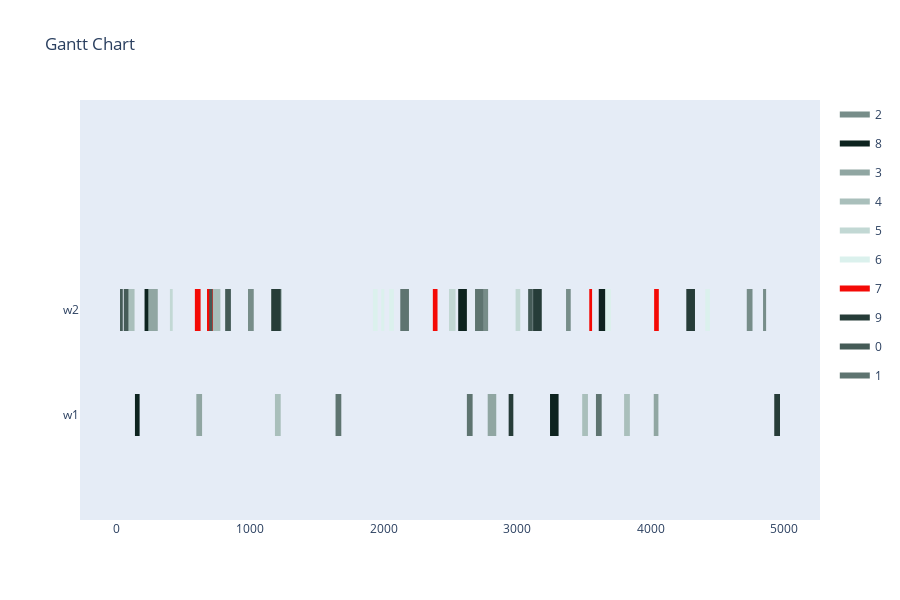

This figure's notebook cell:
### Markdown cell above
Makespan Evaluation

### Code cell
max_generations = 100
population_size = 10
offspring_amount = 20

optimizer = BaseGA(env)
optimizer.set_minimize()
optimizer.configure('makespan', 'twopointcrossover', 'roulettewheel', 'randomize')
last_time_slot = 5000
# set all delivery dates to last time slot
for order in orders:
    order[1] = last_time_slot
result, best_fitness_history, average_fitness_history, best_generation_history, feasible_gen = optimizer.optimize(orders, max_generations, earliest_time_slot, last_time_slot, population_size, offspring_amount, verbose=True)
workstation_assignments = reformat_result(result, orders, env)
visualize(workstation_assignments, best_fitness_history, average_fitness_history, best_generation_history, feasible_gen)

### Figure 1 — Plotly figure (JSON) as saved in the notebook; plotly's stock layout.template omitted (floating-point values rounded to 4 significant figures)
{"data": [{"fill": "toself", "fillcolor": "rgb(119, 141, 137)", "hoverinfo": "name", "legendgroup": "rgb(119, 141, 137)", "mode": "none", "name": "2", "type": "scatter", "x": [4721, 4764, 4764, 4721, 4721, 3367, 3402, 3402, 3367, 3367, 4843, 4866, 4866, 4843, 4843, 2748, 2783, 2783, 2748, 2748, 984, 1027, 1027, 984], "y": [0.8, 0.8, 1.2, 1.2, null, 0.8, 0.8, 1.2, 1.2, null, 0.8, 0.8, 1.2, 1.2, null, 0.8, 0.8, 1.2, 1.2, null, 0.8, 0.8, 1.2, 1.2]}, {"fill": "toself", "fillcolor": "rgb(13, 35, 31)", "hoverinfo": "name", "legendgroup": "rgb(13, 35, 31)", "mode": "none", "name": "8", "type": "scatter", "x": [209, 274, 274, 209, 209, 3612, 3683, 3683, 3612, 3612, 2559, 2624, 2624, 2559, 2559, 3247, 3311, 3311, 3247, 3247, 137, 172, 172, 137], "y": [0.8, 0.8, 1.2, 1.2, null, 0.8, 0.8, 1.2, 1.2, null, 0.8, 0.8, 1.2, 1.2, null, -0.2, -0.2, 0.2, 0.2, null, -0.2, -0.2, 0.2, 0.2]}, {"fill": "toself", "fillcolor": "rgb(144, 166, 162)", "hoverinfo": "name", "legendgroup": "rgb(144, 166, 162)", "mode": "none", "name": "3", "type": "scatter", "x": [237, 308, 308, 237, 237, 1171, 1236, 1236, 1171, 1171, 2780, 2844, 2844, 2780, 2780, 4024, 4059, 4059, 4024, 4024, 597, 640, 640, 597], "y": [0.8, 0.8, 1.2, 1.2, null, 0.8, 0.8, 1.2, 1.2, null, -0.2, -0.2, 0.2, 0.2, null, -0.2, -0.2, 0.2, 0.2, null, -0.2, -0.2, 0.2, 0.2]}, {"fill": "toself", "fillcolor": "rgb(169, 191, 187)", "hoverinfo": "name", "legendgroup": "rgb(169, 191, 187)", "mode": "none", "name": "4", "type": "scatter", "x": [712, 777, 777, 712, 712, 63, 134, 134, 63, 63, 3802, 3845, 3845, 3802, 3802, 3488, 3531, 3531, 3488, 3488, 1186, 1229, 1229, 1186], "y": [0.8, 0.8, 1.2, 1.2, null, 0.8, 0.8, 1.2, 1.2, null, -0.2, -0.2, 0.2, 0.2, null, -0.2, -0.2, 0.2, 0.2, null, -0.2, -0.2, 0.2, 0.2]}, {"fill": "toself", "fillcolor": "rgb(194, 216, 212)", "hoverinfo": "name", "legendgroup": "rgb(194, 216, 212)", "mode": "none", "name": "5", "type": "scatter", "x": [2151, 2172, 2172, 2151, 2151, 399, 420, 420, 399, 399, 2490, 2533, 2533, 2490, 2490, 2989, 3024, 3024, 2989, 2989, 2496, 2539, 2539, 2496], "y": [0.8, 0.8, 1.2, 1.2, null, 0.8, 0.8, 1.2, 1.2, null, 0.8, 0.8, 1.2, 1.2, null, 0.8, 0.8, 1.2, 1.2, null, 0.8, 0.8, 1.2, 1.2]}, {"fill": "toself", "fillcolor": "rgb(219, 241, 237)", "hoverinfo": "name", "legendgroup": "rgb(219, 241, 237)", "mode": "none", "name": "6", "type": "scatter", "x": [2042, 2077, 2077, 2042, 2042, 1920, 1955, 1955, 1920, 1920, 3660, 3703, 3703, 3660, 3660, 4410, 4445, 4445, 4410, 4410, 1982, 2005, 2005, 1982], "y": [0.8, 0.8, 1.2, 1.2, null, 0.8, 0.8, 1.2, 1.2, null, 0.8, 0.8, 1.2, 1.2, null, 0.8, 0.8, 1.2, 1.2, null, 0.8, 0.8, 1.2, 1.2]}, {"fill": "toself", "fillcolor": "rgb(244, 10, 6)", "hoverinfo": "name", "legendgroup": "rgb(244, 10, 6)", "mode": "none", "name": "7", "type": "scatter", "x": [2369, 2404, 2404, 2369, 2369, 677, 720, 720, 677, 677, 586, 629, 629, 586, 586, 4027, 4062, 4062, 4027, 4027, 3541, 3562, 3562, 3541], "y": [0.8, 0.8, 1.2, 1.2, null, 0.8, 0.8, 1.2, 1.2, null, 0.8, 0.8, 1.2, 1.2, null, 0.8, 0.8, 1.2, 1.2, null, 0.8, 0.8, 1.2, 1.2]}, {"fill": "toself", "fillcolor": "rgb(38, 60, 56)", "hoverinfo": "name", "legendgroup": "rgb(38, 60, 56)", "mode": "none", "name": "9", "type": "scatter", "x": [1158, 1229, 1229, 1158, 1158, 3120, 3185, 3185, 3120, 3120, 4268, 4333, 4333, 4268, 4268, 2937, 2972, 2972, 2937, 2937, 4927, 4970, 4970, 4927], "y": [0.8, 0.8, 1.2, 1.2, null, 0.8, 0.8, 1.2, 1.2, null, 0.8, 0.8, 1.2, 1.2, null, -0.2, -0.2, 0.2, 0.2, null, -0.2, -0.2, 0.2, 0.2]}, {"fill": "toself", "fillcolor": "rgb(69, 91, 87)", "hoverinfo": "name", "legendgroup": "rgb(69, 91, 87)", "mode": "none", "name": "0", "type": "scatter", "x": [3083, 3118, 3118, 3083, 3083, 813, 856, 856, 813, 813, 25, 46, 46, 25, 25, 53, 88, 88, 53, 53, 694, 717, 717, 694], "y": [0.8, 0.8, 1.2, 1.2, null, 0.8, 0.8, 1.2, 1.2, null, 0.8, 0.8, 1.2, 1.2, null, 0.8, 0.8, 1.2, 1.2, null, 0.8, 0.8, 1.2, 1.2]}, {"fill": "toself", "fillcolor": "rgb(94, 116, 112)", "hoverinfo": "name", "legendgroup": "rgb(94, 116, 112)", "mode": "none", "name": "1", "type": "scatter", "x": [2685, 2750, 2750, 2685, 2685, 2125, 2190, 2190, 2125, 2125, 3591, 3634, 3634, 3591, 3591, 2624, 2667, 2667, 2624, 2624, 1640, 1683, 1683, 1640], "y": [0.8, 0.8, 1.2, 1.2, null, 0.8, 0.8, 1.2, 1.2, null, -0.2, -0.2, 0.2, 0.2, null, -0.2, -0.2, 0.2, 0.2, null, -0.2, -0.2, 0.2, 0.2]}, {"legendgroup": "rgb(119, 141, 137)", "marker": {"color": "rgb(119, 141, 137)", "opacity": 0, "size": 1}, "mode": "markers", "name": "", "showlegend": false, "text": [null, null, null, null, null, null, null, null, null, null], "type": "scatter", "x": [4721, 4764, 3367, 3402, 4843, 4866, 2748, 2783, 984, 1027], "y": [1, 1, 1, 1, 1, 1, 1, 1, 1, 1]}, {"legendgroup": "rgb(13, 35, 31)", "marker": {"color": "rgb(13, 35, 31)", "opacity": 0, "size": 1}, "mode": "markers", "name": "", "showlegend": false, "text": [null, null, null, null, null, null, null, null, null, null], "type": "scatter", "x": [209, 274, 3612, 3683, 2559, 2624, 3247, 3311, 137, 172], "y": [1, 1, 1, 1, 1, 1, 0, 0, 0, 0]}, {"legendgroup": "rgb(144, 166, 162)", "marker": {"color": "rgb(144, 166, 162)", "opacity": 0, "size": 1}, "mode": "markers", "name": "", "showlegend": false, "text": [null, null, null, null, null, null, null, null, null, null], "type": "scatter", "x": [237, 308, 1171, 1236, 2780, 2844, 4024, 4059, 597, 640], "y": [1, 1, 1, 1, 0, 0, 0, 0, 0, 0]}, {"legendgroup": "rgb(169, 191, 187)", "marker": {"color": "rgb(169, 191, 187)", "opacity": 0, "size": 1}, "mode": "markers", "name": "", "showlegend": false, "text": [null, null, null, null, null, null, null, null, null, null], "type": "scatter", "x": [712, 777, 63, 134, 3802, 3845, 3488, 3531, 1186, 1229], "y": [1, 1, 1, 1, 0, 0, 0, 0, 0, 0]}, {"legendgroup": "rgb(194, 216, 212)", "marker": {"color": "rgb(194, 216, 212)", "opacity": 0, "size": 1}, "mode": "markers", "name": "", "showlegend": false, "text": [null, null, null, null, null, null, null, null, null, null], "type": "scatter", "x": [2151, 2172, 399, 420, 2490, 2533, 2989, 3024, 2496, 2539], "y": [1, 1, 1, 1, 1, 1, 1, 1, 1, 1]}, {"legendgroup": "rgb(219, 241, 237)", "marker": {"color": "rgb(219, 241, 237)", "opacity": 0, "size": 1}, "mode": "markers", "name": "", "showlegend": false, "text": [null, null, null, null, null, null, null, null, null, null], "type": "scatter", "x": [2042, 2077, 1920, 1955, 3660, 3703, 4410, 4445, 1982, 2005], "y": [1, 1, 1, 1, 1, 1, 1, 1, 1, 1]}, {"legendgroup": "rgb(244, 10, 6)", "marker": {"color": "rgb(244, 10, 6)", "opacity": 0, "size": 1}, "mode": "markers", "name": "", "showlegend": false, "text": [null, null, null, null, null, null, null, null, null, null], "type": "scatter", "x": [2369, 2404, 677, 720, 586, 629, 4027, 4062, 3541, 3562], "y": [1, 1, 1, 1, 1, 1, 1, 1, 1, 1]}, {"legendgroup": "rgb(38, 60, 56)", "marker": {"color": "rgb(38, 60, 56)", "opacity": 0, "size": 1}, "mode": "markers", "name": "", "showlegend": false, "text": [null, null, null, null, null, null, null, null, null, null], "type": "scatter", "x": [1158, 1229, 3120, 3185, 4268, 4333, 2937, 2972, 4927, 4970], "y": [1, 1, 1, 1, 1, 1, 0, 0, 0, 0]}, {"legendgroup": "rgb(69, 91, 87)", "marker": {"color": "rgb(69, 91, 87)", "opacity": 0, "size": 1}, "mode": "markers", "name": "", "showlegend": false, "text": [null, null, null, null, null, null, null, null, null, null], "type": "scatter", "x": [3083, 3118, 813, 856, 25, 46, 53, 88, 694, 717], "y": [1, 1, 1, 1, 1, 1, 1, 1, 1, 1]}, {"legendgroup": "rgb(94, 116, 112)", "marker": {"color": "rgb(94, 116, 112)", "opacity": 0, "size": 1}, "mode": "markers", "name": "", "showlegend": false, "text": [null, null, null, null, null, null, null, null, null, null], "type": "scatter", "x": [2685, 2750, 2125, 2190, 3591, 3634, 2624, 2667, 1640, 1683], "y": [1, 1, 1, 1, 0, 0, 0, 0, 0, 0]}], "layout": {"height": 600, "hovermode": "closest", "showlegend": true, "title": {"text": "Gantt Chart"}, "xaxis": {"rangeselector": {"buttons": [{"count": 7, "label": "1w", "step": "day", "stepmode": "backward"}, {"count": 1, "label": "1m", "step": "month", "stepmode": "backward"}, {"count": 6, "label": "6m", "step": "month", "stepmode": "backward"}, {"count": 1, "label": "YTD", "step": "year", "stepmode": "todate"}, {"count": 1, "label": "1y", "step": "year", "stepmode": "backward"}, {"step": "all"}]}, "showgrid": false, "type": "linear", "zeroline": false}, "yaxis": {"autorange": false, "range": [-1, 3], "showgrid": false, "ticktext": ["w1", "w2"], "tickvals": [0, 1], "zeroline": false}}}
